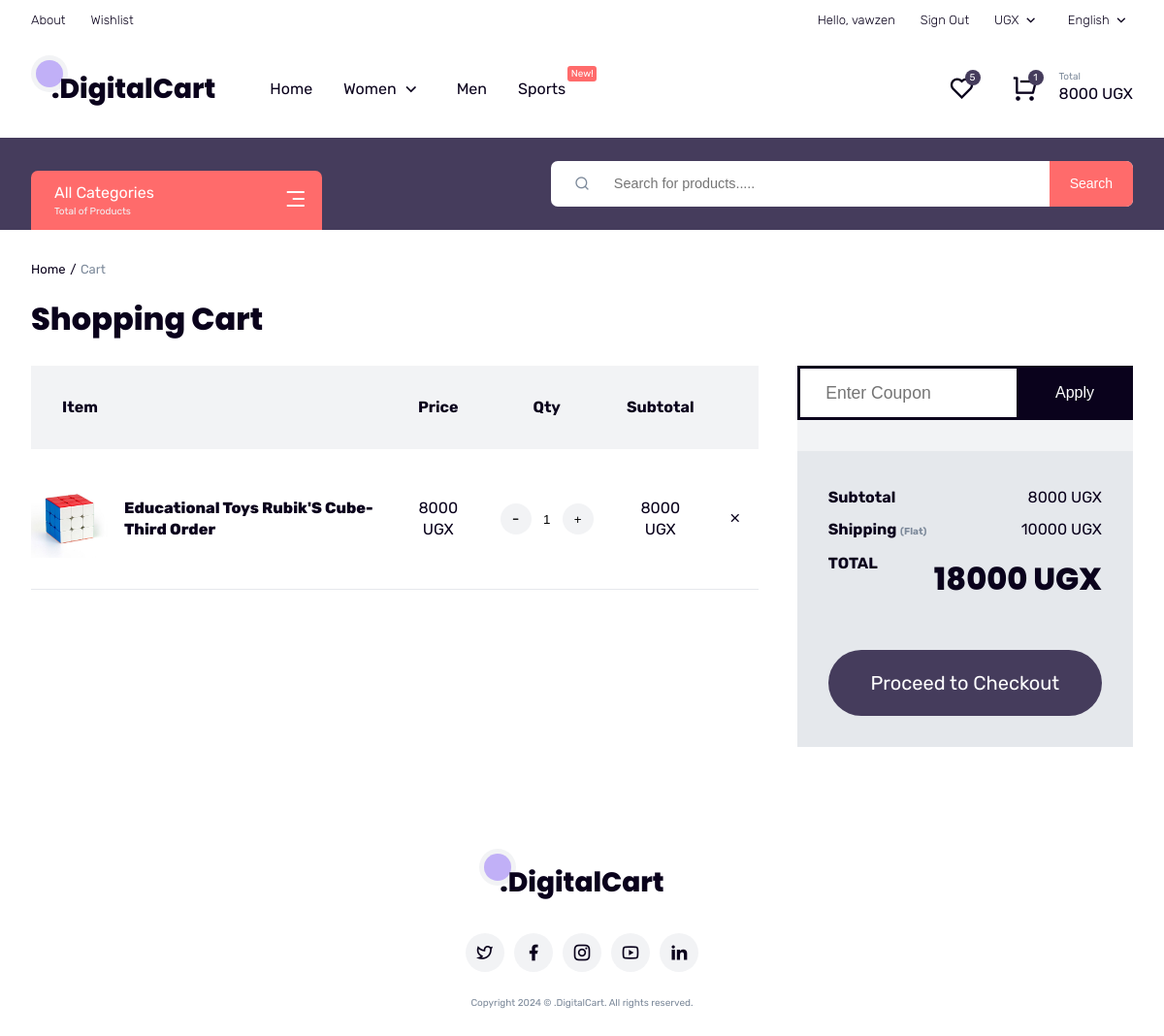
The app's page /cart/ (signed in) with its own data.
### store/models.py (models this page shows, shortened)
class CartItem(models.Model):
    cart = models.ForeignKey(Cart, on_delete=models.CASCADE, related_name='items')
    product = models.ForeignKey(Product, on_delete=models.CASCADE)
    variations = models.ManyToManyField(Variation, blank=True)
    quantity = models.IntegerField(default=0)
    is_active = models.BooleanField(default=True)
    def sub_total(self):
        return self.product.price * self.quantity

class Product(models.Model):
    category    = models.ForeignKey(Category, on_delete=models.CASCADE, related_name='primary_products')
    additional_categories = models.ManyToManyField(
        Category,
        blank=True,
        related_name='extra_products',
        help_text='Hold down Ctrl (or Cmd on Mac) to select multiple.',
    )
    subcategory    = models.ForeignKey(SubCategory,    on_delete=models.SET_NULL, blank=True, null=True)
    subsubcategory = models.ForeignKey(SubSubCategory, on_delete=models.SET_NULL, blank=True, null=True)
    name        = models.CharField(max_length=200, unique=True)
    slug        = models.SlugField(max_length=200, unique=True)
    description = models.TextField(blank=True)
    image       = models.ImageField(upload_to='photos/products')
    original_price = models.DecimalField(max_digits=10, decimal_places=2)
    price          = models.DecimalField(max_digits=10, decimal_places=2)
    stock      = models.IntegerField(default=0)
    units_sold = models.IntegerField(default=0)
    review_count     = models.IntegerField(default=0)
    is_free_delivery = models.BooleanField(default=False)
    is_available     = models.BooleanField(default=True)
    is_trending    = models.BooleanField(
        default=False,
        help_text='Check to include this product in the Trending section.',
    )
    trending_order = models.PositiveIntegerField(
        default=0,
        help_text='Controls display order in Trending (1 = first). Slots 2–8 are the small cards.',
    )
    created_date  = models.DateTimeField(auto_now_add=True)
    modified_date = models.DateTimeField(auto_now=True)
    objects = ProductManager()
    class Meta:
        ordering = ['trending_order', '-created_date']
    def get_absolute_url(self):
        from django.urls import reverse
        return reverse('product_detail', args=[self.category.slug, self.slug])

### store/views.py (the view)
# urls.py: path('cart/',                        views.cart,             name='cart'),
@login_required(login_url='login')
def cart(request):
    cart_obj, created = Cart.objects.get_or_create(user=request.user)
    cart_items = CartItem.objects.filter(cart=cart_obj, is_active=True).order_by('id')
    total = sum(item.product.price * item.quantity for item in cart_items)
    quantity = sum(item.quantity for item in cart_items)
    shipping = 10000
    grand_total = total + shipping if total > 0 else 0
    context = {
        'cart_items': cart_items,
        'total': total,
        'quantity': quantity,
        'shipping': shipping,
        'grand_total': grand_total,
    }
    return render(request, 'store/cart.html', context)

### store/templates/store/cart.html (shortened to what this page needs)
{% extends 'store/base.html' %}
{% load static %}
{% block content %}
<div id="page" class="page-cart">
    <header>
        <div class="header-main mobile-hide">
            <div class="container">
                <div class="wrapper flexitem">
                    <div class="left">
                        <div class="dpt-cat">
                            <div class="dpt-head">
                                <div class="main-text">All Categories</div>
                                <div class="mini-text mobile-hide">Total of {{ product_count }} Products</div>
                                <a href="#" class="dpt-trigger mobile-hide">
                                    <i class="ri-menu-3-line ri-xl"></i>
                                </a>
                            </div>
                        </div>
                    </div>
                    <div class="right">
                        <div class="search box">
                            <form action="" class="search" method="get">
                                <span class="icon-large"><i class="ri-search-line"></i></span>
                                <input type="search" name="query" placeholder="Search for products.....">
                                <button type="submit">Search</button>
                            </form>
                        </div>
                    </div>
                </div>
            </div>
        </div>
    </header>
    <main>
        <div class="single-cart">
            <div class="container">
                <div class="wrapper">
                    <div class="breadcrumb">
                        <ul class="flexitem">
                            <li><a href="{% url 'store' %}">Home</a></li>
                            <li>Cart</li>
                        </ul>
                    </div>
                    <div class="page-title">
                        <h1>Shopping Cart</h1>
                    </div>
                    <div class="products one cart">
                        <div class="flexwrap">
                            <div class="form-cart">
                                <div class="item">
                                    <table id="cart-table">
                                        <thead>
                                            <tr>
                                                <th>Item</th>
                                                <th>Price</th>
                                                <th>Qty</th>
                                                <th>Subtotal</th>
                                                <th></th>
                                            </tr>
                                        </thead>
                                        <tbody>
                                            {% if not cart_items %}
                                            <tr>
                                                <td colspan="5" style="text-align:center; padding: 3rem;">
                                                    <h3>Your cart is empty!</h3>
                                                    <p style="margin-top: 1rem;"><a href="{% url 'store' %}" class="primary-button">Continue Shopping</a></p>
                                                </td>
                                            </tr>
                                            {% else %}
                                                {% for item in cart_items %}
                                                <tr>
                                                    <td class="flexitem">
                                                        <div class="thumbnail object-cover">
                                                            <a href="{{ item.product.get_absolute_url }}"><img src="{{ item.product.image.url }}" alt="{{ item.product.name }}"></a>
                                                        </div>
                                                        <div class="content">
                                                            <strong><a href="{{ item.product.get_absolute_url }}">{{ item.product.name }}</a></strong>
                                                        </div>
                                                    </td>
                                                    <td>{{ item.product.price|floatformat:0 }} UGX</td>
                                                    <td>
                                                        <div class="qty-control flexitem" style="border: none; margin: 0;">
                                                            <a href="{% url 'remove_cart_item' item.id %}" class="minus circle">-</a>
                                                            <input type="text" value="{{ item.quantity }}" readonly style="width:32px;text-align:center;border:none;background:transparent;">
                                                            <form action="{% url 'add_cart' item.product.id %}" method="POST" >
                                                                <button type="submit" class="plus circle" style="display:flex;align-items:center;justify-content:center;width:32px;height:32px;border:none;cursor:pointer;background:#f2f3f5;color:black;">+</button>
                                                            </form>
                                                        </div>
                                                    </td>
                                                    <td>{{ item.sub_total|floatformat:0 }} UGX</td>
                                                    <td><a href="{% url 'delete_cart_item' item.id %}" class="item-remove" onclick="return confirm('Are you sure you want to remove this item?');"><i class="ri-close-line"></i></a></td>
                                                </tr>
                                                {% endfor %}
                                            {% endif %}
                                        </tbody>
                                    </table>
                                </div>
                            </div>
                            <div class="cart-summary styled">
                                <div class="item">
                                    <div class="coupon">
                                        <input type="text" placeholder="Enter Coupon">
                                        <button>Apply</button>
                                    </div>
                                    <div class="cart-total" style="margin-top: 2rem;">
                                        <table>
                                            <tbody>
                                                <tr>
                                                    <th>Subtotal</th>
                                                    <td>{{ total|floatformat:0 }} UGX</td>
                                                </tr>
                                                <tr>
                                                    <th>Shipping <span class="mini-text">(Flat)</span></th>
                                                    <td>{{ shipping|floatformat:0 }} UGX</td>
                                                </tr>
                                                <tr class="grand-total">
                                                    <th>TOTAL</th>
                                                    <td><strong>{{ grand_total|floatformat:0 }} UGX</strong></td>
                                                </tr>
                                            </tbody>
                                        </table>
                                        {% if cart_items %}
                                            <a href="#" class="secondary-button">Proceed to Checkout</a>
                                        {% endif %}
                                    </div>
                                </div>
                            </div>
                        </div>
                    </div>
                </div>
            </div>
        </div>
    </main>
</div>
{% endblock %}

### store/templates/store/navbar.html (shortened to what this page needs)
{% load static %}
<header>
    <div class="header-top mobile-hide">
        <div class="container">
            <div class="wrapper flexitem">
                <div class="left">
                    <ul class="flexitem main-links">
                      <li><a href="{% url 'about' %}">About</a></li>
                      <li><a href="{% url 'wishlist' %}">Wishlist</a></li>
                    </ul>
                </div>
                <div class="right">
                    <ul class="flexitem main-links">
                    {% if user.is_authenticated %}
                        <li><a href="#">Hello, {{ user.username }}</a></li>
                        <li><a href="{% url 'logout' %}">Sign Out</a></li>
                    {% else %}
                        <li><a href="{% url 'register' %}">Signup</a></li>
                        <li><a href="{% url 'login' %}">Signin</a></li>
                    {% endif %}
                        <li><a href="#">UGX<span class="icon-small"><i class="ri-arrow-down-s-line"></i></span></a>
                        </li>
                        <li><a href="#">English<span class="icon-small"><i class="ri-arrow-down-s-line"></i></span></a>
                        </li>
                    </ul>
                </div>
            </div>
        </div>
    </div>
    <div class="header-nav">
        <div class="container">
            <div class="wrapper flexitem">
                <div class="left flexitem">
                    <div class="logo"><a href="{% url 'store' %}"><span class="circle"></span>.DigitalCart</a></div>
                    <nav class="mobile-hide">
                        <ul class="flexitem second-links">
                            <li><a href="{% url 'store' %}">Home</a></li>
                            <li class="has-child">
                                <a href="#">Women
                                    <div class="icon-small"><i class="ri-arrow-down-s-line"></i></div>
                                </a>
                            </li>
                            <li><a href="#">Men</a></li>
                            <li>
                                <a href="#">Sports
                                    <div class="fly-item"><span>New!</span></div>
                                </a>
                            </li>
                        </ul>
                    </nav>
                </div>
                <div class="right">
                    <ul class="flexitem second-links">
                        <li class="mobile-hide"><a href="{% url 'wishlist' %}">
                            <div class="icon-large"><i class="ri-heart-line"></i></div>
                            <div class="fly-item"><span class="item-number nav-wishlist-count">{{ wishlist_count|default:"0" }}</span></div>
                            </a>
                        </li>
                        <li class="iscart">
                            <a href="{% url 'cart' %}">
                                <div class="icon-large">
                                    <i class="ri-shopping-cart-line"></i>
                                    <div class="fly-item"><span class="item-number">{{ cart_count|default:"0" }}</span></div>
                                </div>
                                <div class="icon-text">
                                    <div class="mini-text">Total</div>
                                    <div class="cart-total">{{ cart_total|default:"0"|floatformat:0 }} UGX</div>
                                </div>
                            </a>
                        </li>
                    </ul>
                </div>
            </div>
        </div>
    </div>
</header>

### records on screen
CartItem: product.image (picture), product.name "Educational Toys Rubik'S Cube-Third Order", product.price "8000", quantity "1", sub_total "8000"

### other values on screen
{{ user.username }} "vawzen"
{{ wishlist_count|default:"0" }} "5"
{{ cart_count|default:"0" }} "1"
{{ cart_total|default:"0"|floatformat:0 }} "8000"
{{ total|floatformat:0 }} "8000"
{{ shipping|floatformat:0 }} "10000"
{{ grand_total|floatformat:0 }} "18000"
